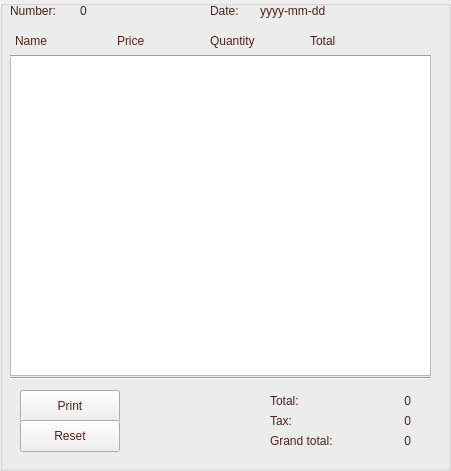
     <widget class="QGroupBox" name="bill_groupBox">
      <property name="geometry">
       <rect>
        <x>480</x>
        <y>20</y>
        <width>451</width>
        <height>471</height>
       </rect>
      </property>
      <property name="maximumSize">
       <size>
        <width>16777215</width>
        <height>16777215</height>
       </size>
      </property>
      <property name="styleSheet">
       <string notr="true"/>
      </property>
      <property name="title">
       <string/>
      </property>
      <widget class="QLabel" name="bill_date_label">
       <property name="geometry">
        <rect>
         <x>260</x>
         <y>0</y>
         <width>81</width>
         <height>21</height>
        </rect>
       </property>
       <property name="styleSheet">
        <string notr="true">color:  rgba(80,34,20,255);</string>
       </property>
       <property name="text">
        <string>yyyy-mm-dd</string>
       </property>
      </widget>
      <widget class="QLabel" name="bill_number_label">
       <property name="geometry">
        <rect>
         <x>80</x>
         <y>0</y>
         <width>31</width>
         <height>21</height>
        </rect>
       </property>
       <property name="styleSheet">
        <string notr="true">color:  rgba(80,34,20,255);</string>
       </property>
       <property name="text">
        <string>0</string>
       </property>
      </widget>
      <widget class="QLabel" name="label_4">
       <property name="geometry">
        <rect>
         <x>210</x>
         <y>0</y>
         <width>31</width>
         <height>21</height>
        </rect>
       </property>
       <property name="styleSheet">
        <string notr="true">color:  rgba(80,34,20,255);</string>
       </property>
       <property name="text">
        <string>Date:</string>
       </property>
      </widget>
      <widget class="QLabel" name="label_5">
       <property name="geometry">
        <rect>
         <x>10</x>
         <y>0</y>
         <width>61</width>
         <height>21</height>
        </rect>
       </property>
       <property name="styleSheet">
        <string notr="true">color:  rgba(80,34,20,255);
</string>
       </property>
       <property name="text">
        <string>Number:</string>
       </property>
      </widget>
      <widget class="QLabel" name="label_6">
       <property name="geometry">
        <rect>
         <x>270</x>
         <y>390</y>
         <width>31</width>
         <height>21</height>
        </rect>
       </property>
       <property name="styleSheet">
        <string notr="true">color:  rgba(80,34,20,255);</string>
       </property>
       <property name="text">
        <string>Total:</string>
       </property>
      </widget>
      <widget class="QLabel" name="label_7">
       <property name="geometry">
        <rect>
         <x>270</x>
         <y>410</y>
         <width>31</width>
         <height>21</height>
        </rect>
       </property>
       <property name="styleSheet">
        <string notr="true">color:  rgba(80,34,20,255);</string>
       </property>
       <property name="text">
        <string>Tax:</string>
       </property>
      </widget>
      <widget class="QLabel" name="label_8">
       <property name="geometry">
        <rect>
         <x>270</x>
         <y>430</y>
         <width>71</width>
         <height>21</height>
        </rect>
       </property>
       <property name="styleSheet">
        <string notr="true">color:  rgba(80,34,20,255);</string>
       </property>
       <property name="text">
        <string>Grand total:</string>
       </property>
      </widget>
      <widget class="QLabel" name="bill_total_label">
       <property name="geometry">
        <rect>
         <x>370</x>
         <y>390</y>
         <width>41</width>
         <height>21</height>
        </rect>
       </property>
       <property name="layoutDirection">
        <enum>Qt::LeftToRight</enum>
       </property>
       <property name="styleSheet">
        <string notr="true">color:  rgba(80,34,20,255);</string>
       </property>
       <property name="text">
        <string>0</string>
       </property>
       <property name="alignment">
        <set>Qt::AlignRight|Qt::AlignTrailing|Qt::AlignVCenter</set>
       </property>
      </widget>
      <widget class="QLabel" name="grand_total_label">
       <property name="geometry">
        <rect>
         <x>370</x>
         <y>430</y>
         <width>41</width>
         <height>21</height>
        </rect>
       </property>
       <property name="styleSheet">
        <string notr="true">color:  rgba(80,34,20,255);</string>
       </property>
       <property name="text">
        <string>0</string>
       </property>
       <property name="alignment">
        <set>Qt::AlignRight|Qt::AlignTrailing|Qt::AlignVCenter</set>
       </property>
      </widget>
      <widget class="QLabel" name="bill_tax_label">
       <property name="geometry">
        <rect>
         <x>370</x>
         <y>410</y>
         <width>41</width>
         <height>21</height>
        </rect>
       </property>
       <property name="styleSheet">
        <string notr="true">color:  rgba(80,34,20,255);</string>
       </property>
       <property name="text">
        <string>0</string>
       </property>
       <property name="alignment">
        <set>Qt::AlignRight|Qt::AlignTrailing|Qt::AlignVCenter</set>
       </property>
      </widget>
      <widget class="QLabel" name="label_12">
       <property name="geometry">
        <rect>
         <x>15</x>
         <y>30</y>
         <width>41</width>
         <height>21</height>
        </rect>
       </property>
       <property name="styleSheet">
        <string notr="true">color:  rgba(80,34,20,255);</string>
       </property>
       <property name="text">
        <string>Name</string>
       </property>
      </widget>
      <widget class="QLabel" name="label_13">
       <property name="geometry">
        <rect>
         <x>117</x>
         <y>30</y>
         <width>41</width>
         <height>21</height>
        </rect>
       </property>
       <property name="styleSheet">
        <string notr="true">color:  rgba(80,34,20,255);</string>
       </property>
       <property name="text">
        <string>Price</string>
       </property>
      </widget>
      <widget class="QLabel" name="label_14">
       <property name="geometry">
        <rect>
         <x>210</x>
         <y>30</y>
         <width>51</width>
         <height>21</height>
        </rect>
       </property>
       <property name="styleSheet">
        <string notr="true">color:  rgba(80,34,20,255);</string>
       </property>
       <property name="text">
        <string>Quantity</string>
       </property>
      </widget>
      <widget class="QLabel" name="label_15">
       <property name="geometry">
        <rect>
         <x>310</x>
         <y>30</y>
         <width>31</width>
         <height>21</height>
        </rect>
       </property>
       <property name="styleSheet">
        <string notr="true">color:  rgba(80,34,20,255);</string>
       </property>
       <property name="text">
        <string>Total</string>
       </property>
      </widget>
      <widget class="Line" name="line_2">
       <property name="geometry">
        <rect>
         <x>10</x>
         <y>46</y>
         <width>421</width>
         <height>20</height>
        </rect>
       </property>
       <property name="styleSheet">
        <string notr="true">color: rgb(255, 255, 255);</string>
       </property>
       <property name="orientation">
        <enum>Qt::Horizontal</enum>
       </property>
      </widget>
      <widget class="Line" name="line_3">
       <property name="geometry">
        <rect>
         <x>10</x>
         <y>368</y>
         <width>421</width>
         <height>20</height>
        </rect>
       </property>
       <property name="styleSheet">
        <string notr="true">color: rgb(255, 255, 255);</string>
       </property>
       <property name="orientation">
        <enum>Qt::Horizontal</enum>
       </property>
      </widget>
      <widget class="QPushButton" name="print_pushButton">
       <property name="geometry">
        <rect>
         <x>20</x>
         <y>390</y>
         <width>100</width>
         <height>32</height>
        </rect>
       </property>
       <property name="cursor">
        <cursorShape>PointingHandCursor</cursorShape>
       </property>
       <property name="focusPolicy">
        <enum>Qt::NoFocus</enum>
       </property>
       <property name="styleSheet">
        <string notr="true">color:  rgba(80,34,20,255);</string>
       </property>
       <property name="text">
        <string>Print</string>
       </property>
      </widget>
      <widget class="QPushButton" name="reset_pushButton">
       <property name="geometry">
        <rect>
         <x>20</x>
         <y>420</y>
         <width>100</width>
         <height>32</height>
        </rect>
       </property>
       <property name="cursor">
        <cursorShape>PointingHandCursor</cursorShape>
       </property>
       <property name="focusPolicy">
        <enum>Qt::NoFocus</enum>
       </property>
       <property name="styleSheet">
        <string notr="true">color:  rgba(80,34,20,255);</string>
       </property>
       <property name="text">
        <string>Reset</string>
       </property>
      </widget>
      <widget class="QTableWidget" name="bill_tableWidget">
       <property name="geometry">
        <rect>
         <x>10</x>
         <y>55</y>
         <width>421</width>
         <height>321</height>
        </rect>
       </property>
       <property name="styleSheet">
        <string notr="true">color: rgb(255, 255, 255);</string>
       </property>
       <property name="horizontalScrollBarPolicy">
        <enum>Qt::ScrollBarAlwaysOff</enum>
       </property>
      </widget>
      <zorder>bill_tableWidget</zorder>
      <zorder>bill_date_label</zorder>
      <zorder>label_4</zorder>
      <zorder>bill_number_label</zorder>
      <zorder>label_5</zorder>
      <zorder>print_pushButton</zorder>
      <zorder>reset_pushButton</zorder>
      <zorder>label_6</zorder>
      <zorder>label_7</zorder>
      <zorder>label_8</zorder>
      <zorder>bill_total_label</zorder>
      <zorder>bill_tax_label</zorder>
      <zorder>grand_total_label</zorder>
      <zorder>line_3</zorder>
      <zorder>label_12</zorder>
      <zorder>label_13</zorder>
      <zorder>label_14</zorder>
      <zorder>label_15</zorder>
      <zorder>line_2</zorder>
     </widget>
